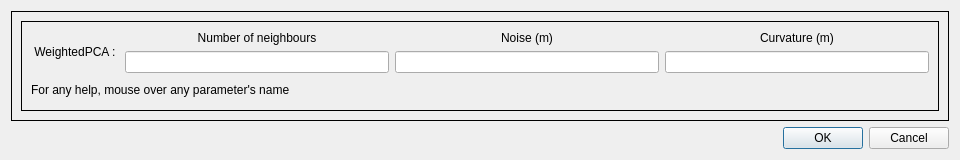
<?xml version="1.0" encoding="UTF-8"?>
<ui version="4.0">
 <class>WeightedPCADialog</class>
 <widget class="QDialog" name="WeightedPCADialog">
  <property name="geometry">
   <rect>
    <x>0</x>
    <y>0</y>
    <width>960</width>
    <height>160</height>
   </rect>
  </property>
  <property name="windowTitle">
   <string>WeightedPCA</string>
  </property>
  <property name="toolTip">
   <string/>
  </property>
  <layout class="QVBoxLayout" name="verticalLayout">
   <item>
    <widget class="QFrame" name="frame">
     <property name="frameShape">
      <enum>QFrame::Box</enum>
     </property>
     <property name="frameShadow">
      <enum>QFrame::Plain</enum>
     </property>
     <layout class="QVBoxLayout" name="verticalLayout_2">
      <item>
       <widget class="QFrame" name="frame_2">
        <property name="frameShape">
         <enum>QFrame::Box</enum>
        </property>
        <layout class="QVBoxLayout" name="verticalLayout_3">
         <item>
          <layout class="QHBoxLayout" name="horizontalLayout">
           <item>
            <widget class="QLabel" name="label_WeightedPCA">
             <property name="text">
              <string> WeightedPCA : </string>
             </property>
            </widget>
           </item>
           <item>
            <layout class="QVBoxLayout" name="verticalLayout_X">
             <item>
              <widget class="QLabel" name="label_X">
               <property name="toolTip">
                <string>&lt;html&gt;&lt;head/&gt;&lt;body&gt;&lt;p&gt;Number of points taken into account for local surface fitting.&lt;br/&gt;Low value leads to a faster computation time but can decrease quality in case of important sampling anisotropy or noise level.&lt;br/&gt;&lt;br/&gt;Typical: 100&lt;br/&gt;For scattered point clouds : 50&lt;br/&gt;For very noisy point clouds : 300&lt;/p&gt;&lt;/body&gt;&lt;/html&gt;</string>
               </property>
               <property name="whatsThis">
                <string>&lt;html&gt;&lt;head/&gt;&lt;body&gt;&lt;p&gt;Number of points taken into account for local surface fitting.&lt;br/&gt;Low value leads to a faster computation time but can decrease quality in case of important sampling anisotropy or noise level.&lt;br/&gt;&lt;br/&gt;Typical: 100&lt;br/&gt;For scattered point clouds : 50&lt;br/&gt;For very noisy point clouds : 300&lt;/p&gt;&lt;/body&gt;&lt;/html&gt;</string>
               </property>
               <property name="text">
                <string>Number of neighbours</string>
               </property>
               <property name="alignment">
                <set>Qt::AlignCenter</set>
               </property>
              </widget>
             </item>
             <item>
              <widget class="QLineEdit" name="lineEdit_X"/>
             </item>
            </layout>
           </item>
           <item>
            <layout class="QVBoxLayout" name="verticalLayout_Y">
             <item>
              <widget class="QLabel" name="label_Y">
               <property name="toolTip">
                <string>&lt;html&gt;&lt;head/&gt;&lt;body&gt;&lt;p&gt;The sensor noise, in meters.&lt;br/&gt;&lt;br/&gt;&lt;br/&gt;For bad sensor: 0.03&lt;br/&gt;For good sensor : 0.005&lt;br/&gt;For artificial point cloud: 0&lt;/p&gt;&lt;/body&gt;&lt;/html&gt;</string>
               </property>
               <property name="whatsThis">
                <string>&lt;html&gt;&lt;head/&gt;&lt;body&gt;&lt;p&gt;The sensor noise, in meters.&lt;br/&gt;&lt;br/&gt;&lt;br/&gt;For bad sensor: 0.03&lt;br/&gt;For good sensor : 0.005&lt;br/&gt;For artificial point cloud: 0&lt;/p&gt;&lt;/body&gt;&lt;/html&gt;</string>
               </property>
               <property name="text">
                <string>Noise (m)</string>
               </property>
               <property name="alignment">
                <set>Qt::AlignCenter</set>
               </property>
              </widget>
             </item>
             <item>
              <widget class="QLineEdit" name="lineEdit_Y"/>
             </item>
            </layout>
           </item>
           <item>
            <layout class="QVBoxLayout" name="verticalLayout_Z">
             <item>
              <widget class="QLabel" name="label_Z">
               <property name="toolTip">
                <string>&lt;html&gt;&lt;head/&gt;&lt;body&gt;&lt;p&gt;Maximum curvature radius to define a sharp feature, in meters.&lt;br/&gt;&lt;br/&gt;For curved object: 0.1&lt;br/&gt;For piecewise planar objects: inf&lt;/p&gt;&lt;/body&gt;&lt;/html&gt;</string>
               </property>
               <property name="whatsThis">
                <string>&lt;html&gt;&lt;head/&gt;&lt;body&gt;&lt;p&gt;Maximum curvature radius to define a sharp feature, in meters.&lt;br/&gt;&lt;br/&gt;For curved object: 0.1&lt;br/&gt;For piecewise planar objects: inf&lt;/p&gt;&lt;/body&gt;&lt;/html&gt;</string>
               </property>
               <property name="text">
                <string>Curvature (m)</string>
               </property>
               <property name="alignment">
                <set>Qt::AlignCenter</set>
               </property>
              </widget>
             </item>
             <item>
              <widget class="QLineEdit" name="lineEdit_Z"/>
             </item>
            </layout>
           </item>
          </layout>
         </item>
         <item>
          <widget class="QLabel" name="label">
           <property name="text">
            <string>For any help, mouse over any parameter's name</string>
           </property>
          </widget>
         </item>
        </layout>
       </widget>
      </item>
     </layout>
    </widget>
   </item>
   <item>
    <widget class="QDialogButtonBox" name="buttonBox">
     <property name="orientation">
      <enum>Qt::Horizontal</enum>
     </property>
     <property name="standardButtons">
      <set>QDialogButtonBox::Cancel|QDialogButtonBox::Ok</set>
     </property>
    </widget>
   </item>
  </layout>
 </widget>
 <resources/>
 <connections>
  <connection>
   <sender>buttonBox</sender>
   <signal>accepted()</signal>
   <receiver>WeightedPCADialog</receiver>
   <slot>accept()</slot>
   <hints>
    <hint type="sourcelabel">
     <x>248</x>
     <y>254</y>
    </hint>
    <hint type="destinationlabel">
     <x>157</x>
     <y>274</y>
    </hint>
   </hints>
  </connection>
  <connection>
   <sender>buttonBox</sender>
   <signal>rejected()</signal>
   <receiver>WeightedPCADialog</receiver>
   <slot>reject()</slot>
   <hints>
    <hint type="sourcelabel">
     <x>316</x>
     <y>260</y>
    </hint>
    <hint type="destinationlabel">
     <x>286</x>
     <y>274</y>
    </hint>
   </hints>
  </connection>
 </connections>
</ui>
